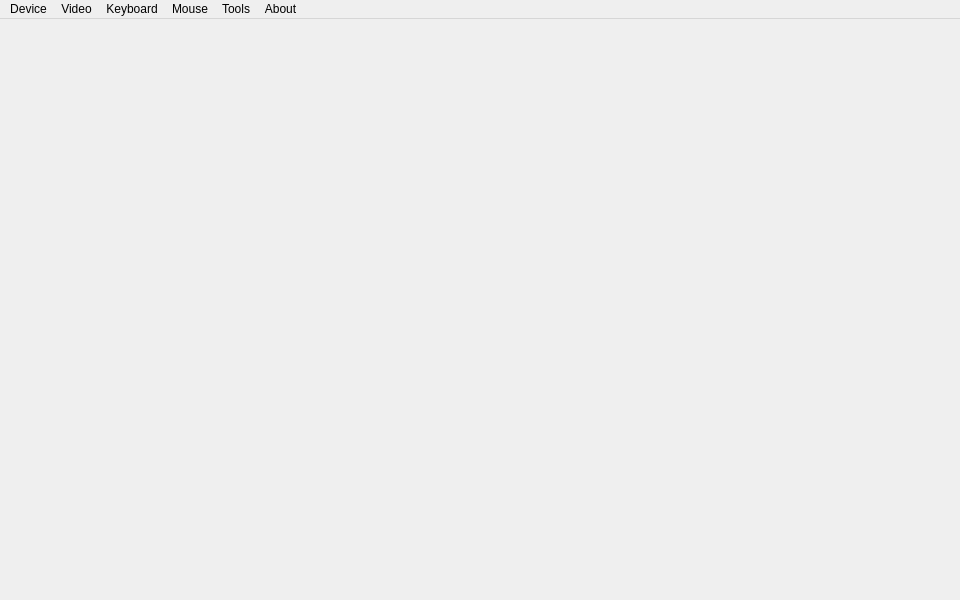
<?xml version="1.0" encoding="UTF-8"?>
<ui version="4.0">
 <class>main_window</class>
 <widget class="QMainWindow" name="main_window">
  <property name="geometry">
   <rect>
    <x>0</x>
    <y>0</y>
    <width>960</width>
    <height>600</height>
   </rect>
  </property>
  <property name="focusPolicy">
   <enum>Qt::FocusPolicy::StrongFocus</enum>
  </property>
  <property name="windowTitle">
   <string>USB KVM Client</string>
  </property>
  <widget class="QWidget" name="centralwidget"/>
  <widget class="QMenuBar" name="menubar">
   <property name="geometry">
    <rect>
     <x>0</x>
     <y>0</y>
     <width>960</width>
     <height>33</height>
    </rect>
   </property>
   <widget class="QMenu" name="menu_device_menu">
    <property name="title">
     <string>Device</string>
    </property>
    <addaction name="action_video_device_setup"/>
    <addaction name="action_video_device_connect"/>
    <addaction name="action_video_device_disconnect"/>
    <addaction name="separator"/>
    <addaction name="action_controller_device_setup"/>
    <addaction name="action_device_reload"/>
    <addaction name="action_device_reset"/>
    <addaction name="separator"/>
    <addaction name="action_minimize"/>
    <addaction name="action_exit"/>
   </widget>
   <widget class="QMenu" name="menu_keyboard">
    <property name="title">
     <string>Keyboard</string>
    </property>
    <widget class="QMenu" name="menu_shortcut_keys">
     <property name="title">
      <string>Shortcut keys</string>
     </property>
    </widget>
    <addaction name="action_pause_keyboard"/>
    <addaction name="action_reload_keyboard"/>
    <addaction name="separator"/>
    <addaction name="menu_shortcut_keys"/>
    <addaction name="action_custom_key"/>
    <addaction name="separator"/>
    <addaction name="action_paste_board"/>
    <addaction name="action_quick_paste"/>
    <addaction name="separator"/>
    <addaction name="action_system_hook"/>
    <addaction name="separator"/>
    <addaction name="action_sync_indicator"/>
    <addaction name="action_indicator_light"/>
   </widget>
   <widget class="QMenu" name="menu_mouse">
    <property name="title">
     <string>Mouse</string>
    </property>
    <addaction name="action_pause_mouse"/>
    <addaction name="action_reload_mouse"/>
    <addaction name="separator"/>
    <addaction name="action_capture_mouse"/>
    <addaction name="action_release_mouse"/>
    <addaction name="separator"/>
    <addaction name="action_relative_mouse"/>
    <addaction name="action_hide_cursor"/>
   </widget>
   <widget class="QMenu" name="menu_tools">
    <property name="title">
     <string>Tools</string>
    </property>
    <addaction name="action_open_windows_device_manager"/>
    <addaction name="action_open_on_screen_keyboard"/>
    <addaction name="action_open_calculator"/>
    <addaction name="action_open_snipping_tool"/>
    <addaction name="action_open_notepad"/>
   </widget>
   <widget class="QMenu" name="menu_video">
    <property name="title">
     <string>Video</string>
    </property>
    <addaction name="action_fullscreen"/>
    <addaction name="action_resize_window"/>
    <addaction name="action_topmost"/>
    <addaction name="separator"/>
    <addaction name="action_keep_ratio"/>
    <addaction name="action_capture_frame"/>
    <addaction name="action_record_video"/>
   </widget>
   <widget class="QMenu" name="menu_about">
    <property name="title">
     <string>About</string>
    </property>
    <addaction name="action_about"/>
    <addaction name="separator"/>
    <addaction name="action_about_qt"/>
   </widget>
   <addaction name="menu_device_menu"/>
   <addaction name="menu_video"/>
   <addaction name="menu_keyboard"/>
   <addaction name="menu_mouse"/>
   <addaction name="menu_tools"/>
   <addaction name="menu_about"/>
  </widget>
  <widget class="QStatusBar" name="statusbar">
   <property name="styleSheet">
    <string notr="true">padding: 0px;</string>
   </property>
   <property name="sizeGripEnabled">
    <bool>false</bool>
   </property>
  </widget>
  <action name="action_video_device_setup">
   <property name="text">
    <string>Video device setup</string>
   </property>
   <property name="statusTip">
    <string>Video device setup</string>
   </property>
   <property name="shortcut">
    <string/>
   </property>
  </action>
  <action name="action_video_device_connect">
   <property name="text">
    <string>Connect</string>
   </property>
   <property name="statusTip">
    <string>Connect device</string>
   </property>
  </action>
  <action name="action_video_device_disconnect">
   <property name="text">
    <string>Disconnect</string>
   </property>
   <property name="statusTip">
    <string>Disconnect device</string>
   </property>
  </action>
  <action name="action_exit">
   <property name="text">
    <string>Exit</string>
   </property>
   <property name="statusTip">
    <string>Exit program</string>
   </property>
  </action>
  <action name="action_reload_keyboard">
   <property name="text">
    <string>Reload</string>
   </property>
  </action>
  <action name="action_reload_mouse">
   <property name="text">
    <string>Reload</string>
   </property>
  </action>
  <action name="action_minimize">
   <property name="text">
    <string>Minimize</string>
   </property>
   <property name="statusTip">
    <string>Minimize Window</string>
   </property>
  </action>
  <action name="action_device_reload">
   <property name="text">
    <string>Reload</string>
   </property>
   <property name="statusTip">
    <string>Reload device</string>
   </property>
  </action>
  <action name="action_release_mouse">
   <property name="text">
    <string>Release mouse</string>
   </property>
   <property name="statusTip">
    <string>Press Ctrl+Alt+F12 release mouse</string>
   </property>
  </action>
  <action name="action_capture_mouse">
   <property name="text">
    <string>Capture mouse</string>
   </property>
  </action>
  <action name="action_custom_key">
   <property name="text">
    <string>Custom key</string>
   </property>
  </action>
  <action name="action_open_on_screen_keyboard">
   <property name="text">
    <string>On-screen Keyboard</string>
   </property>
  </action>
  <action name="action_open_calculator">
   <property name="text">
    <string>Calculator</string>
   </property>
  </action>
  <action name="action_open_snipping_tool">
   <property name="text">
    <string>SnippingTool</string>
   </property>
  </action>
  <action name="action_open_notepad">
   <property name="text">
    <string>Notepad</string>
   </property>
  </action>
  <action name="action_indicator_light">
   <property name="text">
    <string>Indicator light</string>
   </property>
  </action>
  <action name="action_fullscreen">
   <property name="checkable">
    <bool>true</bool>
   </property>
   <property name="text">
    <string>Fullscreen</string>
   </property>
  </action>
  <action name="action_resize_window">
   <property name="text">
    <string>Resize window</string>
   </property>
  </action>
  <action name="action_keep_ratio">
   <property name="checkable">
    <bool>true</bool>
   </property>
   <property name="text">
    <string>Keep aspect ratio</string>
   </property>
  </action>
  <action name="action_topmost">
   <property name="checkable">
    <bool>true</bool>
   </property>
   <property name="text">
    <string>Topmost</string>
   </property>
  </action>
  <action name="action_paste_board">
   <property name="text">
    <string>Pasteboard</string>
   </property>
  </action>
  <action name="action_hide_cursor">
   <property name="checkable">
    <bool>true</bool>
   </property>
   <property name="text">
    <string>Hide cursor</string>
   </property>
  </action>
  <action name="action_capture_frame">
   <property name="text">
    <string>Capture frame</string>
   </property>
  </action>
  <action name="action_quick_paste">
   <property name="checkable">
    <bool>true</bool>
   </property>
   <property name="text">
    <string>Quick paste</string>
   </property>
   <property name="statusTip">
    <string>Press Ctrl+Alt+V to quickly send clipboard contents</string>
   </property>
  </action>
  <action name="action_open_windows_device_manager">
   <property name="text">
    <string>Windows Device Manager</string>
   </property>
  </action>
  <action name="action_num_keyboard">
   <property name="text">
    <string>Num Keyboard</string>
   </property>
  </action>
  <action name="action_record_video">
   <property name="checkable">
    <bool>true</bool>
   </property>
   <property name="text">
    <string>Record video</string>
   </property>
  </action>
  <action name="action_system_hook">
   <property name="checkable">
    <bool>true</bool>
   </property>
   <property name="text">
    <string>System hook</string>
   </property>
   <property name="statusTip">
    <string>Blocks the system from responding to user input</string>
   </property>
  </action>
  <action name="action_relative_mouse">
   <property name="checkable">
    <bool>true</bool>
   </property>
   <property name="text">
    <string>Relative mouse</string>
   </property>
  </action>
  <action name="action_controller_device_setup">
   <property name="text">
    <string>Controller device setup</string>
   </property>
   <property name="statusTip">
    <string>Controller setup</string>
   </property>
  </action>
  <action name="action_about_qt">
   <property name="text">
    <string>About Qt</string>
   </property>
  </action>
  <action name="action_about">
   <property name="text">
    <string>About</string>
   </property>
  </action>
  <action name="action_device_reset">
   <property name="text">
    <string>Reset</string>
   </property>
   <property name="statusTip">
    <string>Reset device</string>
   </property>
  </action>
  <action name="action_pause_keyboard">
   <property name="checkable">
    <bool>true</bool>
   </property>
   <property name="text">
    <string>Pause</string>
   </property>
  </action>
  <action name="action_pause_mouse">
   <property name="checkable">
    <bool>true</bool>
   </property>
   <property name="text">
    <string>Pause</string>
   </property>
  </action>
  <action name="action_sync_indicator">
   <property name="text">
    <string>Sync indicator</string>
   </property>
  </action>
 </widget>
 <resources/>
 <connections/>
</ui>
